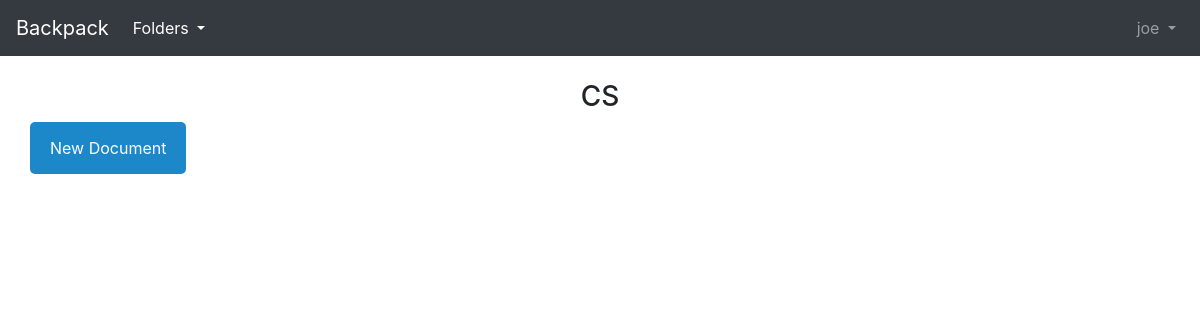
The page /docs/CS/ (signed in) on the database as committed earlier.
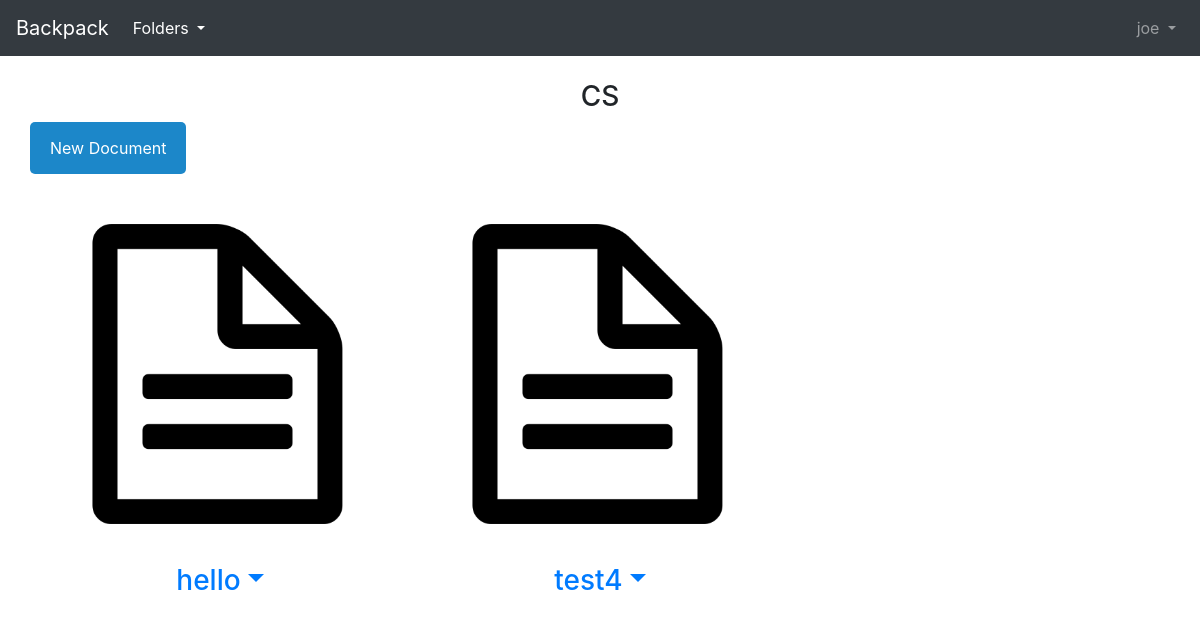
The same page on the database as committed later.
### docs/models.py (models this page shows, shortened)
class Document(models.Model):
    class Meta:
        constraints = [
            models.UniqueConstraint(fields=['title', 'folder_parent'], name='unique_doc')
            ]
    id = models.AutoField(primary_key=True)
    title = models.CharField(max_length=100)
    body = models.TextField(blank=True)
    last_access = models.DateTimeField(default=timezone.now)
    folder_parent = models.ForeignKey(
        Folder,
        on_delete=models.CASCADE,
    )

### docs/views.py (the view)
# urls.py: path('<str:folder_title>/', DocView.as_view(), name ='doc_list'),
class DocView(ListView):
    model = Document
    template_name = "doc_list.html"
    def get_queryset(self):
        if self.request.user.is_authenticated:
            folder = Folder.objects.get(user_owner=self.request.user, title=self.kwargs['folder_title'])
            folder.last_access = timezone.now()
            folder.save()
            qs = folder.document_set.all().order_by('-last_access')
            return qs
        else:
            return 0

### docs/models.py (called while the page is built)
    def __str__(self):
        return self.title

### templates/context_processors.py (called while the page is built)
def include_login_form(request):
    from django.contrib.auth.forms import AuthenticationForm
    form = AuthenticationForm()
    return {'login_form': form}

### templates/template_tags/tags.py (called while the page is built)
@register.inclusion_tag("top3.html", takes_context=True)
def get_top3_folders(context):
    request = context['request']
    user = request.user
    queryset = Folder.objects.filter(user_owner = user).order_by('-last_access')[:3]
    return {"folder_queryset":queryset}

### templates/doc_list.html (shortened to what this page needs)
{% extends 'base.html' %}
{% load static %}
{% block content %}
<link rel="stylesheet" href="{% static 'forms.css' %}">
<h3 style="text-align: center;">{{ view.kwargs.folder_title}}</h3>
<div class="container">
  <div class="row">
      <button class='openButton' onclick = "openForm()">
        New Document
          </button>
  </div>
</div>
<br>
<div class="container">
  <div class="row">
{% for Docs in object_list %}
    <div class="col-sm-4">
 <a href="{{request.path}}{{Docs.title}}">
        <div class="panel-body"><img src="{% static 'file.png' %}" class="img-responsive" style="width:100%" alt="Image"></div>
	<h3 style="justify-content: center;display: flex; flex-direction: row;" class="text-center my-3">{{Docs.title}}
	<a  class="dropdown-toggle" href="#" id="Folder-dropdown"
              data-toggle="dropdown" aria-haspopup="true"
              aria-expanded="false">
            </a>
		</a>
            </div>
    </div>
{% endfor %}
  </div>
</div><br>
{% endblock content %}

Rows that differ between the two databases and show on the page:
added Document: title "hello"
added Document: title "test4"
